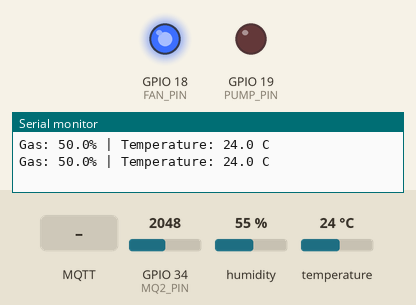
Recording of a sketch running on a simulated ESP32. Shown: output pins drawn as LEDs (lit = HIGH), the last lines printed to the serial monitor. The inputs (shaded band) are chosen by the test bench; at power-on: GPIO 34 (MQ2_PIN) = 2048, humidity 55 %, temperature 24 °C (analog values on the 0–4095 scale). WiFi joins after 1.5 s; servers stay silent unless stated; no MQTT or app messages arrive unless stated.

Above: at 2.8 s.
2.9 s: GPIO 34 (MQ2_PIN) set to 1869
5.2 s: GPIO 34 (MQ2_PIN) set to 1788
At 7.0 s:
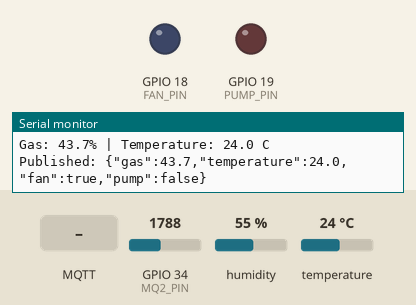
7.5 s: MQTT message "PUMP_ON" arrives on the first subscribed topic
At 8.4 s:
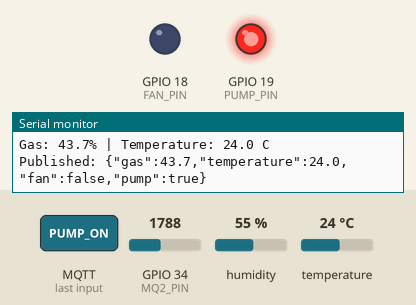
9.2 s: MQTT message "FAN_ON" arrives on the first subscribed topic
At 9.8 s:
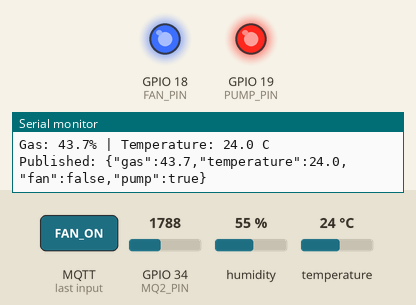
10.9 s: MQTT message "FAN_OFF" arrives on the first subscribed topic
At 12.5 s:
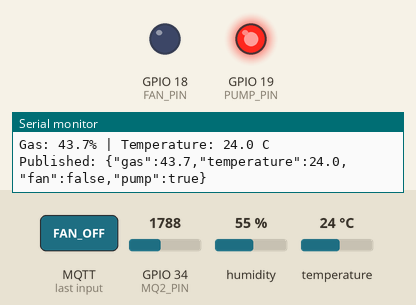
Timing chart, 0 to 13.6 s (numbered marks = the images above; inputs shaded):
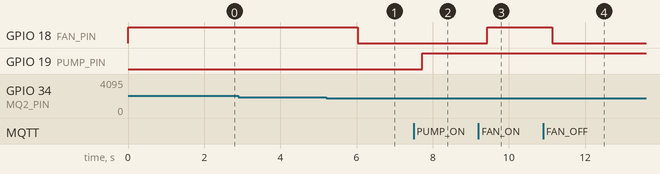

The sketch:

sketch.ino
```cpp
#include <Arduino.h>
#include <WiFi.h>
#include <PubSubClient.h>
#include <DHT.h>

// Khai bao chan ket noi
#define MQ2_PIN 34
#define DHT_PIN 4
#define FAN_PIN 18
#define PUMP_PIN 19
#define DHT_TYPE DHT22

// WiFi Wokwi
const char *SSID = "Wokwi-GUEST";
const char *PASS = "";

// MQTT Broker
const char *BROKER = "broker.emqx.io";
const int PORT = 1883;

const char *TOPIC_DATA = "vn/demo/fire_7f29/data";
const char *TOPIC_CMD  = "vn/demo/fire_7f29/cmd";

// Nguong canh bao mo phong
const float GAS_LIMIT = 45.0f;
const float TEMP_LIMIT = 50.0f;

// Cau truc du lieu cam bien
struct Reading {
  float gas;
  float temp;
};

// Che do dieu khien
enum Mode : uint8_t {
  AUTO,
  FORCE_ON,
  FORCE_OFF
};

enum Device : uint8_t {
  FAN,
  PUMP
};

struct Command {
  Device device;
  Mode mode;
};

// Khoi tao Queue
QueueHandle_t dataQueue;
QueueHandle_t dataAlert;
QueueHandle_t cmdQueue;

// Khoi tao cam bien va MQTT
DHT dht(DHT_PIN, DHT_TYPE);
WiFiClient net;
PubSubClient mqtt(net);

volatile bool fanState = false;
volatile bool pumpState = false;

// Nhan lenh dieu khien tu Web qua MQTT
void onMqtt(char *topic, byte *payload,
            unsigned int length) {

  if (strcmp(topic, TOPIC_CMD) != 0) return;

  char msg[40];
  if (length >= sizeof(msg)) return;

  memcpy(msg, payload, length);
  msg[length] = '\0';

  Command c;

  if (strncmp(msg, "FAN_", 4) == 0) {
    c.device = FAN;
  }
  else if (strncmp(msg, "PUMP_", 5) == 0) {
    c.device = PUMP;
  }
  else return;

  if (strcmp(msg, "FAN_ON") == 0 ||
      strcmp(msg, "PUMP_ON") == 0) {
    c.mode = FORCE_ON;
  }
  else if (strcmp(msg, "FAN_OFF") == 0 ||
           strcmp(msg, "PUMP_OFF") == 0) {
    c.mode = FORCE_OFF;
  }
  else if (strcmp(msg, "FAN_AUTO") == 0 ||
           strcmp(msg, "PUMP_AUTO") == 0) {
    c.mode = AUTO;
  }
  else return;

  xQueueSend(cmdQueue, &c, 0);
}

// TASK 1: DOC DU LIEU - CORE 1
void taskRead(void *pvParameters) {

  Reading r;

  while (1) {

    int raw = analogRead(MQ2_PIN);

    // Phan tram tin hieu ADC, khong phai ppm
    r.gas = (raw / 4095.0f) * 100.0f;

    r.temp = dht.readTemperature();

    if (!isnan(r.temp)) {

      Serial.printf(
        "Gas: %.1f%% | Temperature: %.1f C\n",
        r.gas, r.temp
      );

      // Gui du lieu vao hai Queue
      xQueueOverwrite(dataQueue, &r);
      xQueueOverwrite(dataAlert, &r);

    } else {
      Serial.println("Loi doc DHT22!");
    }

    vTaskDelay(pdMS_TO_TICKS(2000));
  }
}

// TASK 2: CANH BAO - CORE 1
void taskAlert(void *pvParameters) {

  Reading r = {0, 0};

  Mode fanMode = AUTO;
  Mode pumpMode = AUTO;

  Command cmd;

  while (1) {

    // Xu ly lenh manual tu Web
    while (xQueueReceive(
        cmdQueue, &cmd, 0) == pdTRUE) {

      if (cmd.device == FAN) {
        fanMode = cmd.mode;
      } else {
        pumpMode = cmd.mode;
      }
    }

    // Doc Queue canh bao
    xQueueReceive(
      dataAlert, &r,
      pdMS_TO_TICKS(100)
    );

    // Dieu khien quat
    fanState =
      (fanMode == FORCE_ON) ||
      (fanMode == AUTO && r.gas > GAS_LIMIT);

    // Dieu khien may bom
    pumpState =
      (pumpMode == FORCE_ON) ||
      (pumpMode == AUTO && r.temp > TEMP_LIMIT);

    digitalWrite(
      FAN_PIN, fanState ? HIGH : LOW
    );

    digitalWrite(
      PUMP_PIN, pumpState ? HIGH : LOW
    );
  }
}

// TASK 3: TRUYEN DATA - CORE 0
void taskTransmit(void *pvParameters) {

  WiFi.mode(WIFI_STA);
  WiFi.begin(SSID, PASS, 6);

  mqtt.setServer(BROKER, PORT);
  mqtt.setCallback(onMqtt);
  mqtt.setBufferSize(256);

  uint32_t lastWifiTry = 0;
  uint32_t lastMqttTry = 0;

  Reading r;

  while (1) {

    // Kiem tra WiFi
    if (WiFi.status() != WL_CONNECTED) {

      if (millis() - lastWifiTry > 5000) {

        lastWifiTry = millis();

        WiFi.disconnect();
        WiFi.begin(SSID, PASS, 6);

        Serial.println("Connecting WiFi...");
      }

      vTaskDelay(pdMS_TO_TICKS(200));
      continue;
    }

    // Ket noi MQTT
    if (!mqtt.connected()) {

      if (millis() - lastMqttTry > 3000) {

        lastMqttTry = millis();

        String id = "wokwi-fire-" +
          String((uint32_t)ESP.getEfuseMac(), HEX);

        if (mqtt.connect(id.c_str())) {

          mqtt.subscribe(TOPIC_CMD);

          Serial.println("MQTT connected");

        } else {

          Serial.printf(
            "MQTT error: %d\n", mqtt.state()
          );
        }
      }

      vTaskDelay(pdMS_TO_TICKS(100));
      continue;
    }

    mqtt.loop();

    // Doc du lieu tu dataQueue
    if (xQueueReceive(
        dataQueue, &r,
        pdMS_TO_TICKS(50)) == pdTRUE) {

      char out[160];

      snprintf(
        out, sizeof(out),
        "{\"gas\":%.1f,\"temperature\":%.1f,"
        "\"fan\":%s,\"pump\":%s}",
        r.gas,
        r.temp,
        fanState ? "true" : "false",
        pumpState ? "true" : "false"
      );

      // Gui len MQTT Broker
      mqtt.publish(TOPIC_DATA, out);

      Serial.printf(
        "Published: %s\n", out
      );
    }
  }
}

// HAM SETUP
void setup() {

  Serial.begin(115200);

  pinMode(FAN_PIN, OUTPUT);
  pinMode(PUMP_PIN, OUTPUT);

  digitalWrite(FAN_PIN, LOW);
  digitalWrite(PUMP_PIN, LOW);

  analogReadResolution(12);

  dht.begin();

  // Tao cac Queue
  dataQueue = xQueueCreate(
    1, sizeof(Reading)
  );

  dataAlert = xQueueCreate(
    1, sizeof(Reading)
  );

  cmdQueue = xQueueCreate(
    10, sizeof(Command)
  );

  if (!dataQueue || !dataAlert || !cmdQueue) {
    Serial.println("Queue allocation failed");
    while (1) delay(1000);
  }

  // Task truyen data - Core 0
  xTaskCreatePinnedToCore(
    taskTransmit,
    "Task truyen data",
    8192,
    NULL,
    1,
    NULL,
    0
  );

  // Task doc data - Core 1
  xTaskCreatePinnedToCore(
    taskRead,
    "Task doc data",
    4096,
    NULL,
    2,
    NULL,
    1
  );

  // Task canh bao - Core 1
  xTaskCreatePinnedToCore(
    taskAlert,
    "Task canh bao",
    4096,
    NULL,
    2,
    NULL,
    1
  );
}

void loop() {
  vTaskDelay(pdMS_TO_TICKS(1000));
}
```

Measured:
- the behaviour switches between 1843 and 1842 on GPIO 34 (MQ2_PIN) (found by bisection; images 0 and 1)
- after the input at 5.2 s, GPIO 18 (FAN_PIN): HIGH → LOW after 0.83 s
- after the input at 7.5 s, GPIO 19 (PUMP_PIN): LOW → HIGH after 0.23 s
- after the input at 9.2 s, GPIO 18 (FAN_PIN): LOW → HIGH after 0.23 s
- after the input at 10.9 s, GPIO 18 (FAN_PIN): HIGH → LOW after 0.24 s
